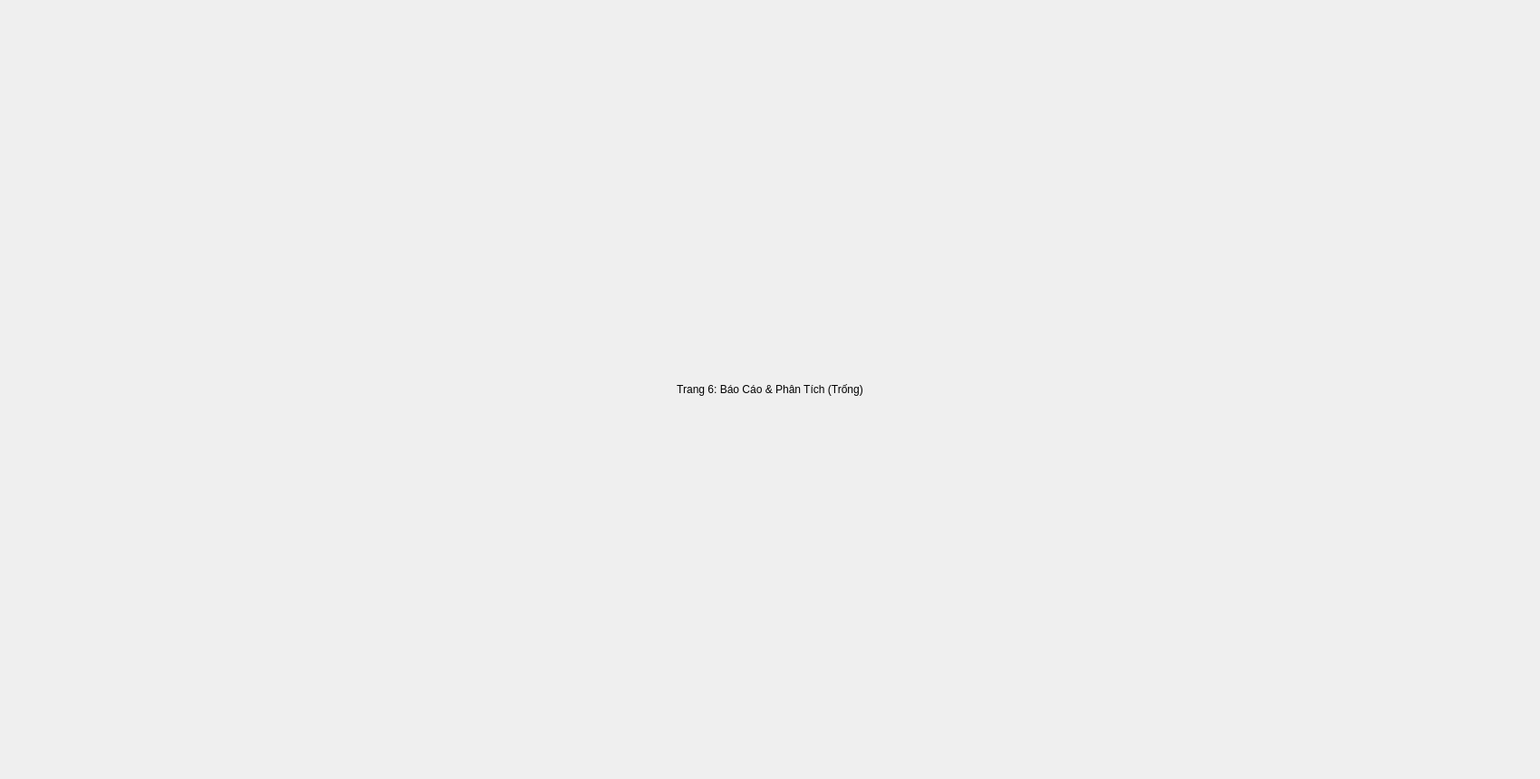
<?xml version="1.0" encoding="UTF-8"?>
<ui version="4.0">
 <class>ReportsWidget</class>
 <widget class="QWidget" name="ReportsWidget">
  <property name="geometry">
   <rect>
    <x>0</x>
    <y>0</y>
    <width>1700</width>
    <height>860</height>
   </rect>
  </property>
  <property name="minimumSize">
   <size>
    <width>780</width>
    <height>480</height>
   </size>
  </property>
  <property name="windowTitle">
   <string>Form</string>
  </property>
  <layout class="QVBoxLayout" name="mainLayout">
   <item>
    <widget class="QLabel" name="label">
     <property name="text">
      <string>Trang 6: Báo Cáo &amp; Phân Tích (Trống)</string>
     </property>
     <property name="alignment">
      <set>Qt::AlignCenter</set>
     </property>
    </widget>
   </item>
  </layout>
 </widget>
 <resources/>
 <connections/>
</ui>
